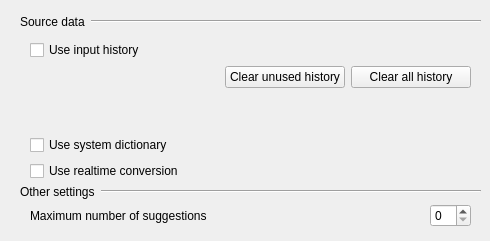
    <widget class="QWidget" name="suggestionsTab">
     <attribute name="title">
      <string>Suggest</string>
     </attribute>
     <widget class="QWidget" name="horizontalLayoutWidget_9">
      <property name="geometry">
       <rect>
        <x>20</x>
        <y>10</y>
        <width>461</width>
        <height>23</height>
       </rect>
      </property>
      <layout class="QHBoxLayout" name="horizontalLayout_12">
       <item>
        <widget class="QLabel" name="label_3">
         <property name="text">
          <string>Source data</string>
         </property>
        </widget>
       </item>
       <item>
        <widget class="Line" name="line_4">
         <property name="sizePolicy">
          <sizepolicy hsizetype="MinimumExpanding" vsizetype="Fixed">
           <horstretch>0</horstretch>
           <verstretch>0</verstretch>
          </sizepolicy>
         </property>
         <property name="orientation">
          <enum>Qt::Horizontal</enum>
         </property>
        </widget>
       </item>
      </layout>
     </widget>
     <widget class="QWidget" name="horizontalLayoutWidget_14">
      <property name="geometry">
       <rect>
        <x>20</x>
        <y>180</y>
        <width>461</width>
        <height>23</height>
       </rect>
      </property>
      <layout class="QHBoxLayout" name="horizontalLayout_16">
       <item>
        <widget class="QLabel" name="SuggestionPreferenceLabel">
         <property name="text">
          <string>Other settings</string>
         </property>
        </widget>
       </item>
       <item>
        <widget class="Line" name="line_8">
         <property name="sizePolicy">
          <sizepolicy hsizetype="MinimumExpanding" vsizetype="Fixed">
           <horstretch>0</horstretch>
           <verstretch>0</verstretch>
          </sizepolicy>
         </property>
         <property name="orientation">
          <enum>Qt::Horizontal</enum>
         </property>
        </widget>
       </item>
      </layout>
     </widget>
     <widget class="QWidget" name="gridLayoutWidget_10">
      <property name="geometry">
       <rect>
        <x>30</x>
        <y>200</y>
        <width>441</width>
        <height>32</height>
       </rect>
      </property>
      <layout class="QGridLayout" name="gridLayout_11">
       <item row="0" column="0">
        <widget class="QLabel" name="defaultNUmberofSuggestionsLabel">
         <property name="text">
          <string>Maximum number of suggestions</string>
         </property>
        </widget>
       </item>
       <item row="0" column="2">
        <widget class="QSpinBox" name="suggestionsSizeSpinBox"/>
       </item>
       <item row="0" column="1">
        <spacer name="horizontalSpacer_8">
         <property name="orientation">
          <enum>Qt::Horizontal</enum>
         </property>
         <property name="sizeHint" stdset="0">
          <size>
           <width>40</width>
           <height>20</height>
          </size>
         </property>
        </spacer>
       </item>
      </layout>
     </widget>
     <widget class="QWidget" name="gridLayoutWidget_4">
      <property name="geometry">
       <rect>
        <x>30</x>
        <y>40</y>
        <width>441</width>
        <height>141</height>
       </rect>
      </property>
      <layout class="QGridLayout" name="gridLayout_4">
       <item row="0" column="0" colspan="3">
        <widget class="QCheckBox" name="historySuggestCheckBox">
         <property name="text">
          <string>Use input history</string>
         </property>
        </widget>
       </item>
       <item row="1" column="2">
        <widget class="QPushButton" name="clearUserPredictionButton">
         <property name="minimumSize">
          <size>
           <width>120</width>
           <height>0</height>
          </size>
         </property>
         <property name="text">
          <string>Clear all history</string>
         </property>
        </widget>
       </item>
       <item row="3" column="0" colspan="3">
        <widget class="QCheckBox" name="dictionarySuggestCheckBox">
         <property name="text">
          <string>Use system dictionary</string>
         </property>
        </widget>
       </item>
       <item row="1" column="1">
        <widget class="QPushButton" name="clearUnusedUserPredictionButton">
         <property name="minimumSize">
          <size>
           <width>120</width>
           <height>0</height>
          </size>
         </property>
         <property name="text">
          <string>Clear unused history</string>
         </property>
        </widget>
       </item>
       <item row="1" column="0">
        <spacer name="horizontalSpacer_6">
         <property name="orientation">
          <enum>Qt::Horizontal</enum>
         </property>
         <property name="sizeHint" stdset="0">
          <size>
           <width>40</width>
           <height>20</height>
          </size>
         </property>
        </spacer>
       </item>
       <item row="2" column="1">
        <spacer name="verticalSpacer">
         <property name="orientation">
          <enum>Qt::Vertical</enum>
         </property>
         <property name="sizeHint" stdset="0">
          <size>
           <width>20</width>
           <height>40</height>
          </size>
         </property>
        </spacer>
       </item>
       <item row="4" column="0" colspan="3">
        <widget class="QCheckBox" name="realtimeConversionCheckBox">
         <property name="text">
          <string>Use realtime conversion</string>
         </property>
        </widget>
       </item>
      </layout>
     </widget>
    </widget>
